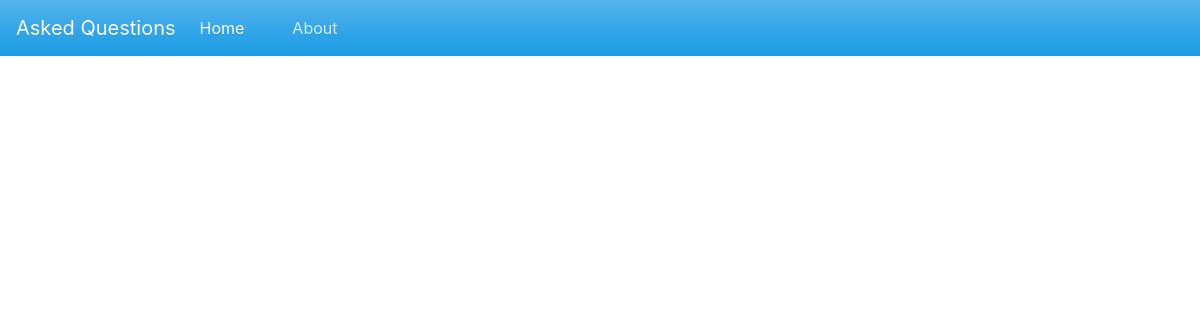
Before: /admin/pages/questions/index.php with the older database file.
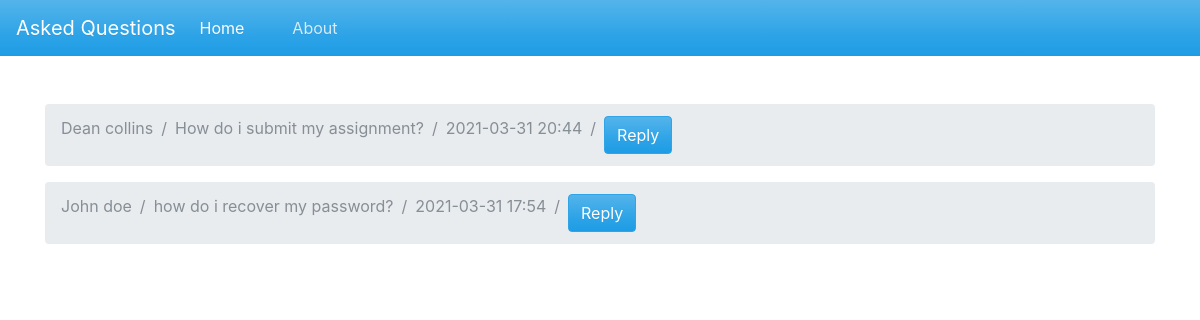
After: the same page with the newer database file.
### tables this page shows
CREATE TABLE `questions` (
  `id` int(255) NOT NULL,
  `username` varchar(255) NOT NULL,
  `user_email` varchar(255) NOT NULL,
  `qtn` varchar(255) NOT NULL,
  `time` timestamp(6) NOT NULL DEFAULT current_timestamp(6) ON UPDATE current_timestamp(6)
);

### admin/pages/questions/index.php (the view, shortened to what this page needs)
<?php
    require '../../config.php';
    $query = "SELECT * FROM questions ORDER BY id desc";
    $result = mysqli_query($conn,$query);
    $questions = mysqli_fetch_all($result,MYSQLI_ASSOC);
?>
<!DOCTYPE html>
<html lang="en">
<head>
    <link rel="stylesheet" href="../../../css/bootstrap.min.css">
</head>
<body>
<nav class="navbar navbar-expand-lg navbar-dark bg-primary">
  <a class="navbar-brand" href="#">Asked Questions</a>
  <div class="collapse navbar-collapse" id="navbarColor01">
    <ul class="navbar-nav mr-auto">
      <li class="nav-item active">
        <a class="nav-link" href="#">Home
        </a>
      </li>
      <li class="nav-item">
        <a class="nav-link" href="#"></a>
      </li>
      <li class="nav-item">
        <a class="nav-link" href="#"></a>
      </li>
      <li class="nav-item">
        <a class="nav-link" href="#">About</a>
      </li>
    </ul>
  </div>
</nav>
<div class="container">
<br> <br>
<?php foreach($questions as $question):?>
<ol class="breadcrumb">
  <li class="breadcrumb-item active"><?php echo $question['username']?></li>
  <li class="breadcrumb-item active"><?php echo $question['qtn']?>?</li>
  <li class="breadcrumb-item active"><?php echo substr($question['time'],0,16);?></li>
  <li class="breadcrumb-item active"><a href="mailto:<?php echo $question['user_email']?>" class="btn btn-primary">Reply</a></li>
</ol>
<?php endforeach;?>
</div>
</body>
</html>

Changed rows visible on the page:
added questions: username "Dean collins", qtn "How do i submit my assignment", time "2021-03-31 20:44"
added questions: username "John doe", qtn "how do i recover my password", time "2021-03-31 17:54"
